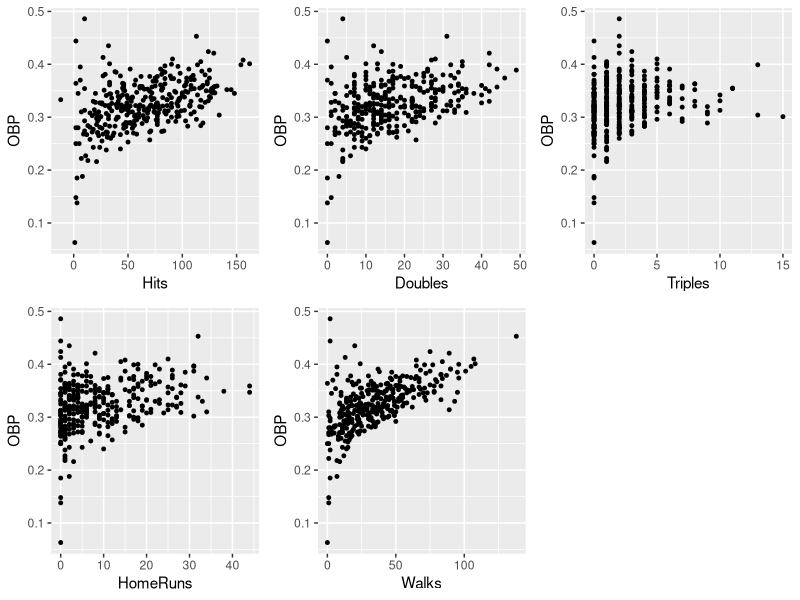
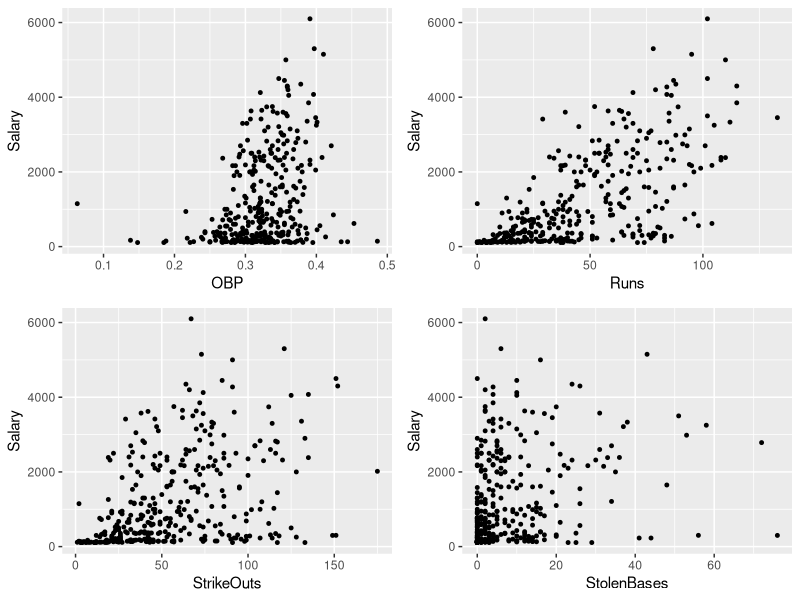

These charts were generated, in order, by the following R code:
####################################################################
#### Setup
####################################################################
## Install libraries (Uncomment to install)
#install.packages('reshape2')
#install.packages('ggplot2')
#install.packages('gridExtra')
#install.packages('leaps')

## Import needed libraries and data
require(reshape2)
require(ggplot2)
require(gridExtra)
require(leaps)

## Load and label data
baseball = read.table("baseball.dat.txt")
names(baseball) <- 
  c(
  'Salary',
  'BattingAverage',
  'OBP',
  'Runs',
  'Hits',
  'Doubles',
  'Triples',
  'HomeRuns',
  'RBI',
  'Walks',
  'StrikeOuts',
  'StolenBases',
  'Errors',
  'FreeAgencyEligibility',
  'FreeAgent',
  'ArbitrationEligibility',
  'Arbitration',
  'Name'
  )

## Remove double-counted data
baseball$Hits = baseball$Hits - baseball$Doubles - baseball$Triples - baseball$HomeRuns


####################################################################
#### Initial Linear Model Exploration
####################################################################
## Fit inital linear models
lm_obp = lm(OBP ~ Hits + Doubles + Triples + HomeRuns + Walks, data = baseball)
lm_salary = lm(Salary ~ OBP, data = baseball)
lm_salary_expanded = lm(Salary ~ OBP + Runs + StrikeOuts + StolenBases, data =
                          baseball)
lm_salary_full = lm(Salary ~ . - Name, data = baseball)

## Create Scatter Plots
## Use 1024x576 for image size
subset_obp = baseball[, c('OBP', 'Hits', 'Doubles', 'Triples', 'HomeRuns', 'Walks')]
subset_salary_expanded = baseball[, c('Salary', 'OBP', 'Runs', 'StrikeOuts', 'StolenBases')]

p1 <- ggplot(baseball, aes(x = Hits, y = OBP)) + geom_point(size = 1)
p2 <- ggplot(baseball, aes(x = Doubles, y = OBP)) + geom_point(size = 1)
p3 <- ggplot(baseball, aes(x = Triples, y = OBP)) + geom_point(size = 1)
p4 <- ggplot(baseball, aes(x = HomeRuns, y = OBP)) + geom_point(size = 1)
p5 <- ggplot(baseball, aes(x = Walks, y = OBP)) + geom_point(size = 1)
grid.arrange(p1, p2, p3, p4, p5, ncol = 3)

p1 <- ggplot(baseball, aes(x = OBP, y = Salary)) + geom_point(size = 1)
p2 <- ggplot(baseball, aes(x = Runs, y = Salary)) + geom_point(size = 1)
p3 <- ggplot(baseball, aes(x = StrikeOuts, y = Salary)) + geom_point(size = 1)
p4 <- ggplot(baseball, aes(x = StolenBases, y = Salary)) + geom_point(size = 1)
grid.arrange(p1, p2, p3, p4, ncol = 2)


## VIF on OBP Model
X_obp = model.matrix(lm_obp)
R2 = vector("numeric", length(lm_obp$coefficients) - 1)
for (j in 1:length(lm_obp$coefficients) - 1) 
{
  y_tmp = X_obp[, 1 + j]
  x_tmp = as.matrix(X_obp[, -c(1, 1 + j)])
  lm_fit = lm(y_tmp ~ x_tmp)
  R2[j] = summary(lm_fit)$r.squared
}
VIF_obp = 1 / (1 - R2)
names(VIF_obp) = c('Hits', 'Doubles', 'Triples', 'HomeRuns', 'Walks')
VIF_obp

## Free un-necessary memory
rm(p1, p2, p3, p4, p5)
rm(subset_salary_expanded, subset_obp)
rm(j, X_obp, x_tmp, y_tmp, R2)
invisible(gc())

####################################################################
#### Model Selection Exploration
####################################################################
## Use LEAPS for Model Selection Exploration
select_obp = regsubsets(OBP ~ Hits + Doubles + Triples + HomeRuns + Walks,method = "exhaustive",nbest = 1,data = baseball)
select_salary_expanded = regsubsets(Salary ~ OBP + Runs + StrikeOuts + StolenBases,method = "exhaustive",nbest = 1,data = baseball)
select_salary_full = regsubsets(Salary ~ . - Name,method = "exhaustive",nbest = 1,data = baseball)

## Display Data
summary(select_obp)$which
summary(select_salary_expanded)$which
summary(select_salary_full)$which
